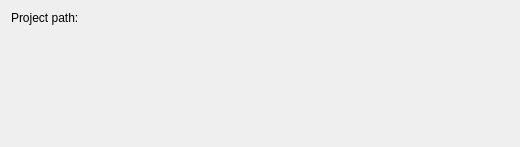
<?xml version="1.0" encoding="UTF-8"?>
<ui version="4.0">
    <class>Qnx::Internal::SrcProjectWizardPage</class>
    <widget class="QWizardPage" name="Qnx::Internal::SrcProjectWizardPage">
  <property name="geometry">
   <rect>
    <x>0</x>
    <y>0</y>
    <width>520</width>
    <height>147</height>
   </rect>
  </property>
  <property name="title">
   <string>Choose the Location</string>
  </property>
  <layout class="QFormLayout" name="formLayout">
   <property name="fieldGrowthPolicy">
    <enum>QFormLayout::ExpandingFieldsGrow</enum>
   </property>
   <item row="0" column="0">
    <widget class="QLabel" name="pathLabel">
     <property name="text">
      <string>Project path:</string>
     </property>
    </widget>
   </item>
   <item row="0" column="1">
    <widget class="Utils::PathChooser" name="pathChooser" native="true"/>
   </item>
  </layout>
 </widget>
 <customwidgets>
  <customwidget>
   <class>Utils::PathChooser</class>
   <extends>QWidget</extends>
   <header location="global">utils/pathchooser.h</header>
   <container>1</container>
  </customwidget>
 </customwidgets>
 <resources/>
 <connections/>
</ui>
